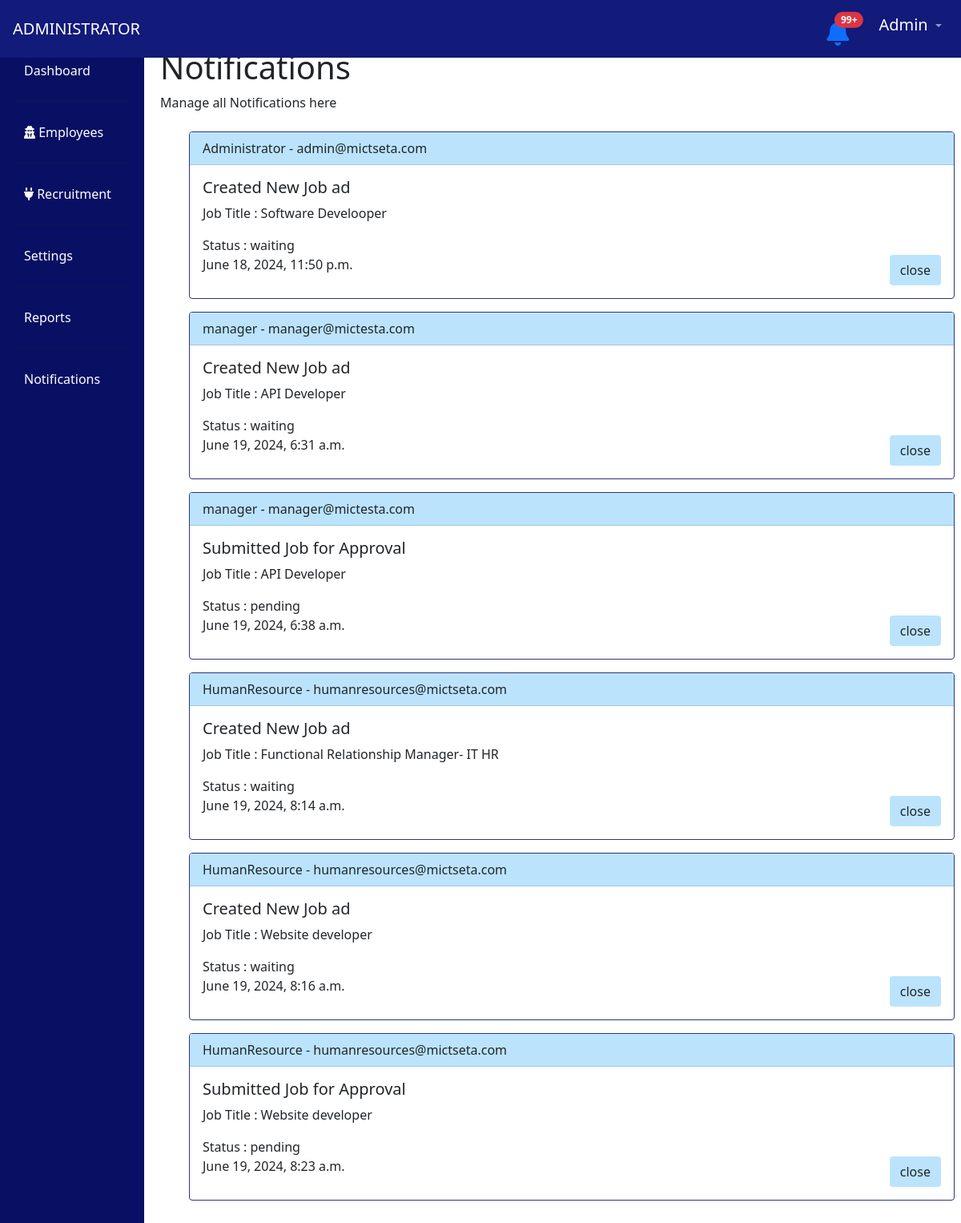
The page /dashboard/get_notifications/ (signed in) on the database as committed earlier.
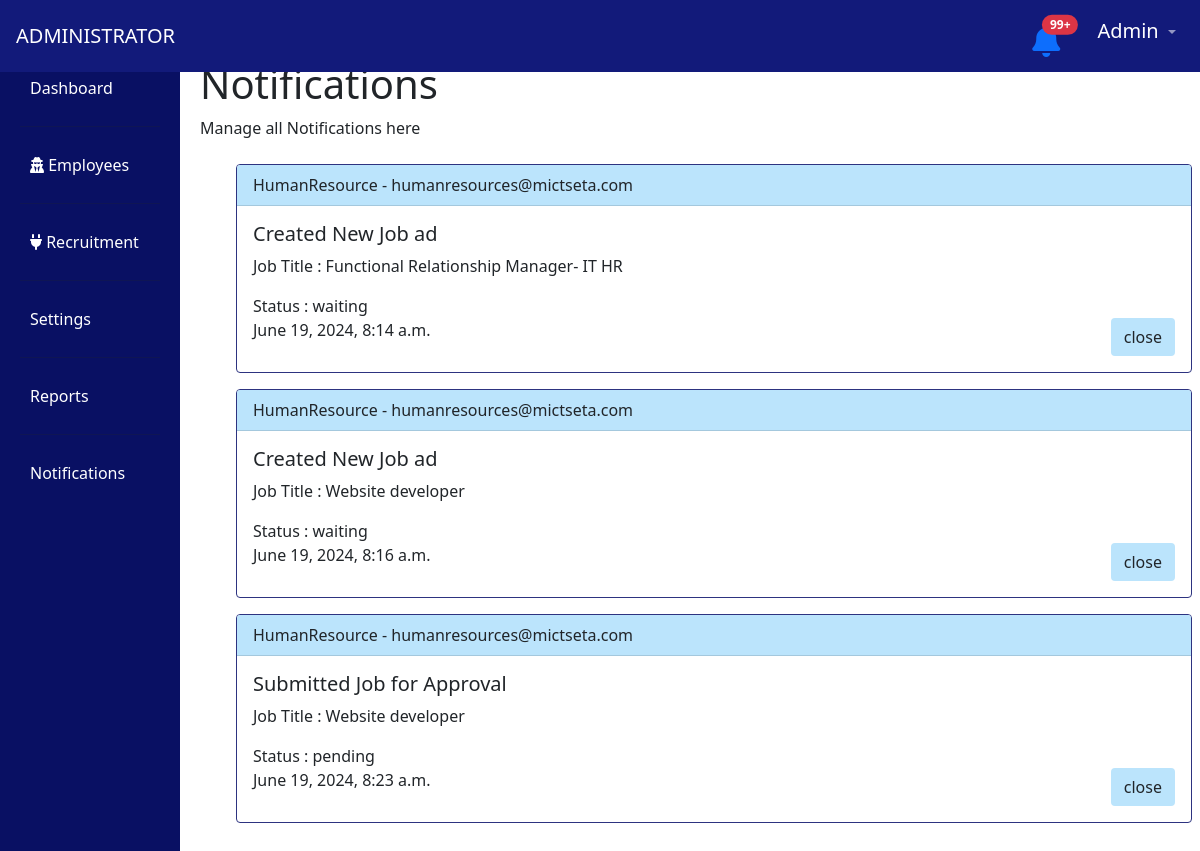
The same page on the database as committed later.
### profiles/models.py (models this page shows)
class StaffProfile(models.Model):
	user = models.OneToOneField(User, on_delete=models.CASCADE)
	job_title = models.CharField(max_length=100,null=True )
	department = models.CharField(max_length=6,null=True )
	salary = models.CharField(max_length=225,null=True )
	hire_date = models.DateTimeField(auto_now_add=True)
	phone = models.CharField(max_length=6,null=True )
	idnumber =  models.CharField(max_length=13,null=False )
	gender = models.CharField(max_length=6,null=False )
	age = models.CharField(max_length=6,null=False )
	dob = models.CharField(max_length=6,null=False )

### jobs/models.py (models this page shows)
class Notification(models.Model):
    user = models.ForeignKey(User, on_delete=models.CASCADE, related_name='notifications')
    action = models.CharField(max_length=225, unique=False, null=False)
    job_title = models.CharField(max_length=225, unique=False, null=False)
    status = models.CharField(max_length=225, unique=False, null=False)
    timestamp = models.DateTimeField(auto_now_add=True)
    is_seen = models.BooleanField(null=False, default=False)

### dashboard/views.py (the view)
# urls.py: path('get_notifications/', views.get_notifications, name="dashboard.get_notifications"),
@csrf_protect
def get_notifications(request):
	if request.user.is_authenticated:
		try:
			if request.user.is_superuser:
				notification = Notification.objects.all()
				return render(request,'notification.html',{'notifications':notification.reverse()})
			elif request.user.is_staff:
				notification = Notification.objects.filter(user=request.user)
			return render(request,'notification.html',{'notifications':notification.reverse()})
		except Exception as e:
			return HttpResponse(f"<h1> Sever Error : Notification: {e}</h1>")
	else:
		return redirect('render_auth_page')

### dashboard/templates/notification.html (shortened to what this page needs)
{% extends 'dashboard_base.html' %}
{% load static %}
{% block head %} Notifications {% endblock %}
{% block description %} Manage all Notifications here  {% endblock %}
{% block content %}
     <div class="container m-4 ">
    	{% if notifications %}
	     {% for notific in notifications %}
	     	{% if notific.is_seen %}
	     	{% else %}
	     	<div class="card mb-3 card-notification" style="width: 100%;">
			  <div class="card-header back-for" ><span>{{notific.user.username}} - {{notific.user.email }}</span>  </div>
			  <div class="card-body text-dark">
			    <h5 class="card-title">{{notific.action}}</h5>
			    <div>
			    	<p class="card-text"> Job Title : {{notific.job_title}}</p>
			    	<p class="card-text" > Status : {{notific.status}}</p>
			    </div>
			    <p class="card-text d-flex justify-content-between" > {{notific.timestamp}}  <a href="{% url 'dashboard.delete_notifications' notific.id %}" class="btn back-for">close</a> </p>
			  </div>
			</div>
			{% endif %}
		{% endfor %}
	{% endif %}
     </div>
{% endblock %}

### dashboard/templates/dashboard_base.html (shortened to what this page needs)
<!DOCTYPE html>
<html lang="en">
<head>
  <link href="https://stackpath.bootstrapcdn.com/bootstrap/4.5.2/css/bootstrap.min.css" rel="stylesheet">
  <link href="https://cdn.jsdelivr.net/npm/bootstrap@5.0.2/dist/css/bootstrap.min.css" rel="stylesheet">
  <link rel="stylesheet" href="https://cdnjs.cloudflare.com/ajax/libs/font-awesome/4.7.0/css/font-awesome.min.css">
  <link rel="stylesheet" href="https://cdnjs.cloudflare.com/ajax/libs/font-awesome/6.0.0-beta3/css/all.min.css">
 {% load static %}
</head>
<body>
  <nav class="navbar navbar-expand-lg navbar-dark ">
    <a class="navbar-brand" href="#">{{user.staffprofile.department}}</a>
    <div class="collapse navbar-collapse" id="navbarNav">
      <ul class="navbar-nav ml-auto">
        <li class="nav-item">
          <a class="nav-link" href="#">
            <a href="{% url 'dashboard.get_notifications'%}">
              <button type="button" class="btn btn-primaryn position-relative p-0 mr-4 mb-1">
               <i class="fas fa-bell fa-2x text-primary"  > </i>
                <span class="position-absolute top-0 start-100 translate-middle badge rounded-pill bg-danger ">
                  99+
                </span>
              </button>
            </a>
          </a>
        </li>
        <li class="nav-item dropdown">
          <a class="nav-link dropdown-toggle" href="#" id="navbarDropdown" role="button" data-toggle="dropdown" aria-haspopup="true" aria-expanded="false">
            <span class="text-white " style="font-size:20px;">{{user.first_name}} {{user.last_name}}</span>
          </a>
        </li>
      </ul>
    </div>
  </nav>
  <div class="sidebar">
    <h2 class="text-white">Dashboard</h2>
    <a href="#" data-toggle="collapse" data-target="#dashboardMenu" aria-expanded="false" aria-controls="dashboardMenu">
      Dashboard
    </a>
    <hr>
    <a href="#" data-toggle="collapse" data-target="#usersMenu" aria-expanded="false" aria-controls="usersMenu">
      <i class="fa fa-user-secret" aria-hidden="true"></i>
       Employees
    </a>
    <hr>
    <a href="#" data-toggle="collapse" data-target="#jobsMenu" aria-expanded="false" aria-controls="jobsMenu">
    <i class="fa fa-plug" aria-hidden="true"></i>  Recruitment
    </a>
    <hr>
    <a href="#" data-toggle="collapse" data-target="#settingsMenu" aria-expanded="false" aria-controls="settingsMenu">
      Settings
    </a>
    <hr>
    <a href="#" data-toggle="collapse" data-target="#reportsMenu" aria-expanded="false" aria-controls="reportsMenu">
      Reports
    </a>
    <hr>
    <a href="#" data-toggle="collapse" data-target="#notificationsMenu" aria-expanded="false" aria-controls="notificationsMenu">
      Notifications {% if noty %}<span class="badge bg-danger">{{noty}}</span>{% endif %}
    </a>
  </div>
  <div class="main-content">
    <div class="content">
      <div id="defaultPage" style="margin-top: 40px;">
        <h1>{% block head %} {% endblock %}</h1>
        <p>{% block description %} {% endblock %}</p>
        {% block content %}
        {% endblock %}
      </div>
    </div>
  </div>
</body>
</html>

Rows that differ between the two databases and show on the page:
removed Notification: user.username "Administrator", user.email "admin@mictseta.com", action "Created New Job ad", job_title "Software Develooper", status "waiting", timestamp "June 18, 2024, 11:50 p.m."
removed Notification: user.username "manager", user.email "manager@mictesta.com", action "Created New Job ad", job_title "API Developer", status "waiting", timestamp "June 19, 2024, 6:31 a.m."
removed Notification: user.username "manager", user.email "manager@mictesta.com", action "Submitted Job for Approval", job_title "API Developer", status "pending", timestamp "June 19, 2024, 6:38 a.m."
